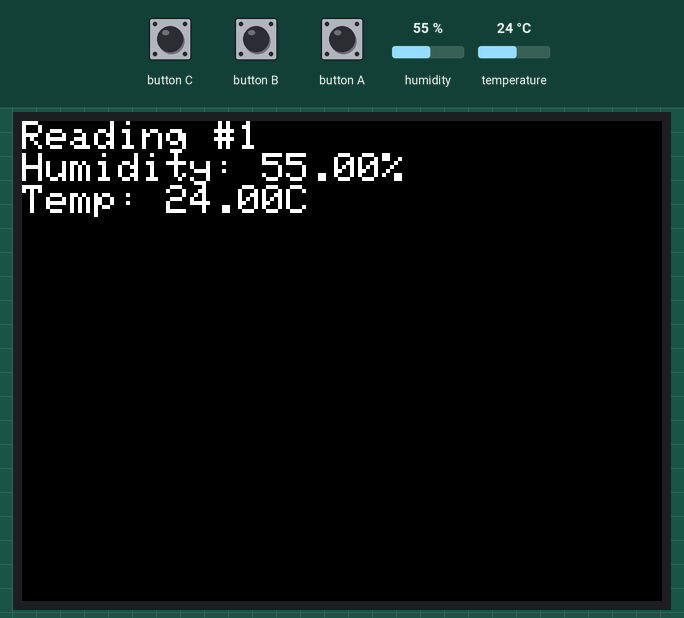
Bench run of a sketch on a simulated ESP32. Shown: 320×240 colour display. The test bench sets the inputs (shaded band); at power-on: humidity 55 %, temperature 24 °C. What the sketch prints to the serial monitor is not drawn.

Above: at 2.8 s.
2.9 s: humidity set to 22 %
At 6.6 s:
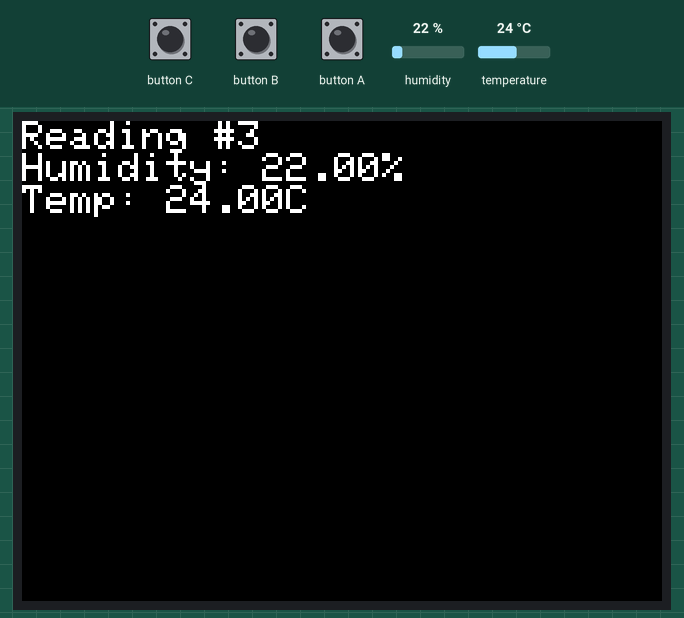
7.7 s: temperature set to 12 °C
At 11.0 s:
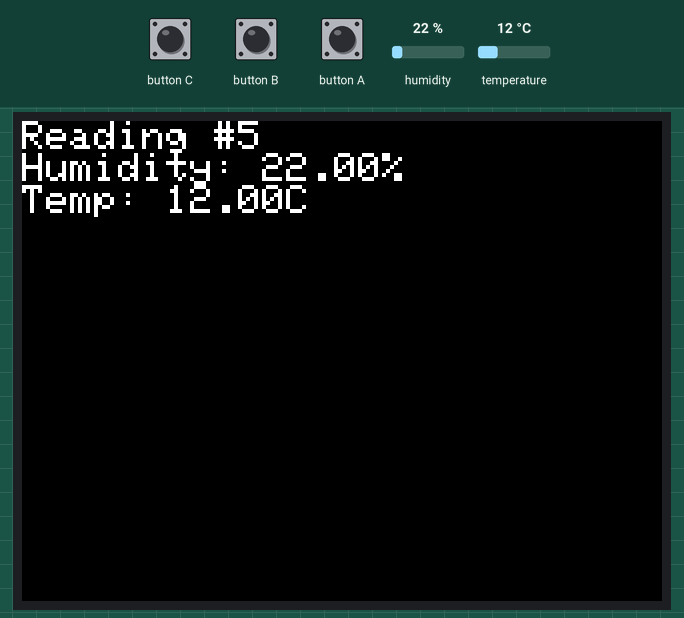
11.7 s: button A pressed for 0.15 s
13.3 s: button A pressed for 1 s
15.8 s: humidity set to 40 %
At 18.6 s:
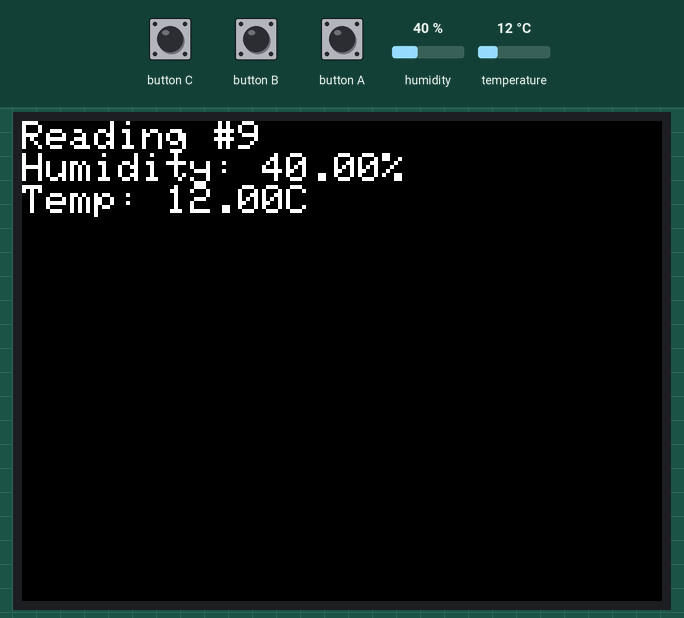
19.7 s: temperature set to 19 °C
At 23.0 s:
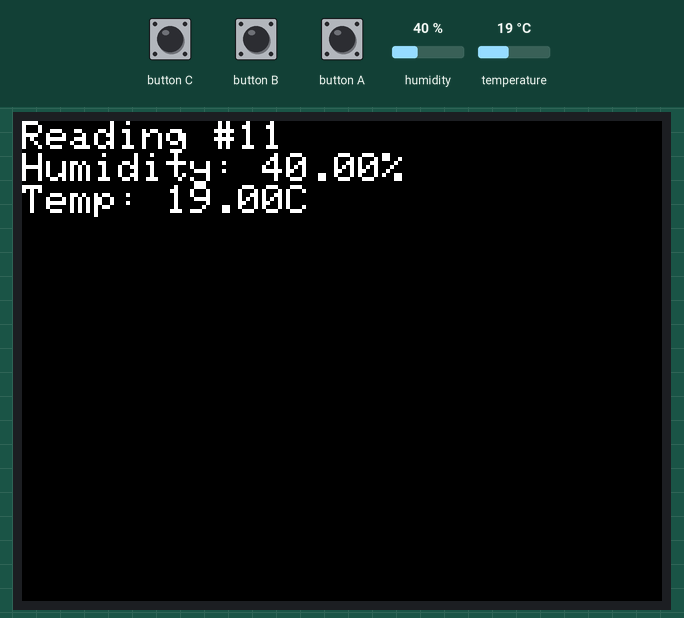
Timing chart, 0 to 24.5 s (numbered marks = the images above; inputs shaded):
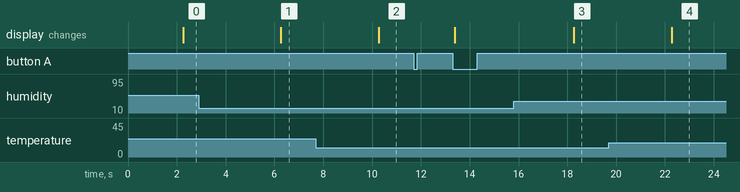

The sketch:

lab_5_3.ino
```cpp
#include <M5Unified.h>
#include <DHT.h>
#include <math.h>

#define DHTPIN 21
#define DHTTYPE DHT22
DHT dht(DHTPIN, DHTTYPE);
int reading_count = 0;
float prev_humid = -100.0f;
float prev_tempC = -100.0f;
const float HUMID_THRESHOLD = 0.2f;
const float TEMP_THRESHOLD = 0.1f;
bool display_enabled = true;
bool showCelsius = true;
bool have_reading = false;
float last_humid, last_tempC, last_tempF;
unsigned long last_read_ms = 0;

void update_LCD(int count, float humidity, float celsius, float fahrenheit) {
  M5.Display.clear();
  M5.Display.setCursor(0, 0);
  M5.Display.printf("Reading #%d\n", count);
  M5.Display.printf("Humidity: %.2f%%\n", humidity);
  if (showCelsius) M5.Display.printf("Temp: %.2fC\n", celsius);
  else M5.Display.printf("Temp: %.2fF\n", fahrenheit);
}

void setup() {
  M5.begin();
  M5.Display.setTextSize(2);
  M5.Display.setBrightness(255);
  M5.Display.println("Lab 5 - DHT Sensor");
  Serial.begin(115200);
  Serial.println("Lab 5 - DHT Sensor");
  dht.begin();
  Serial.println("DHT sensor initialized. Waiting for first reading...");
  last_read_ms = millis();
}

void loop() {
  M5.update();
  bool redraw = false;
  if (M5.BtnA.wasPressed()) {
    Serial.println("Button A was pressed");
    display_enabled = !display_enabled;
    Serial.println(display_enabled ? "Display ON" : "Display OFF");
    M5.Display.setBrightness(display_enabled ? 255 : 0);
    redraw = display_enabled;
  }
  if (redraw && display_enabled && have_reading) {
    update_LCD(reading_count, last_humid, last_tempC, last_tempF);
  }

  unsigned long now = millis();
  if (now - last_read_ms < 2000UL) {
    delay(5);
    return;
  }
  last_read_ms = now;
  float humid = dht.readHumidity();
  float tempC = dht.readTemperature();
  float tempF = dht.readTemperature(true);
  if (isnan(humid) || isnan(tempC) || isnan(tempF)) {
    Serial.println("ERROR: Sensor read failed! Skipping this reading.");
    return;
  }
  reading_count++;
  Serial.printf("%03d | Humidity: %.2f%% | Temp: %.2fC / %.2fF\n",
                reading_count, humid, tempC, tempF);
  last_humid = humid;
  last_tempC = tempC;
  last_tempF = tempF;
  have_reading = true;

  bool humid_changed = fabsf(humid - prev_humid) + 0.00001f >= HUMID_THRESHOLD;
  bool temp_changed = fabsf(tempC - prev_tempC) + 0.00001f >= TEMP_THRESHOLD;
  if (humid_changed || temp_changed) {
    Serial.printf("Reading #%d: significant change\n", reading_count);
    if (display_enabled) update_LCD(reading_count, humid, tempC, tempF);
  }

  prev_humid = humid;
  prev_tempC = tempC;
}
```

Measured:
- after the input at 2.9 s, the display: changes after 3.4 s (image 1)
- after the input at 7.7 s, the display: changes after 2.6 s (image 2)
- after the input at 11.7 s, every drawn part: stays the same
- after the input at 15.8 s, the display: changes after 2.5 s (image 3)
- after the input at 19.7 s, the display: changes after 2.6 s (image 4)
